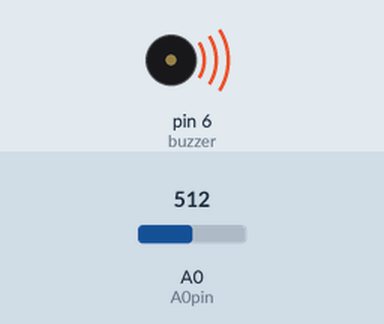
This sketch was run on a simulated Arduino Uno, built with avr-gcc and run on an emulated ATmega328P. Parts: buzzer (waves = sounding). The inputs (shaded band) are chosen by the test bench; at power-on: A0 (A0pin) = 512. What the sketch prints to the serial monitor is not drawn.

Above: at 0.1 s.
Timing chart, 0 to 1.6 s (numbered marks = the images above):
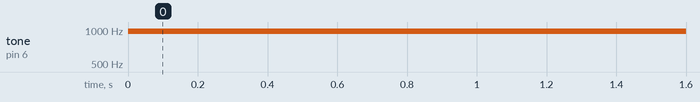

Measured:
- by itself, tone on pin 6 (buzzer): silent → 977 Hz at 0.00 s

The sketch:

Deneme10-Analog3.ino
```cpp
const int A0pin=A0;
const int buzzer = 6;

int status=0;
int new_status;
void setup() {
  // put your setup code here, to run once:
  pinMode(buzzer,OUTPUT);
  Serial.begin(9600);
}

void loop() {
  // put your main code here, to run repeatedly:
  status=analogRead(A0pin);
  Serial.println(status);
  new_status=map(status,0,1023,0,255);

  analogWrite(buzzer,new_status);

}
```
